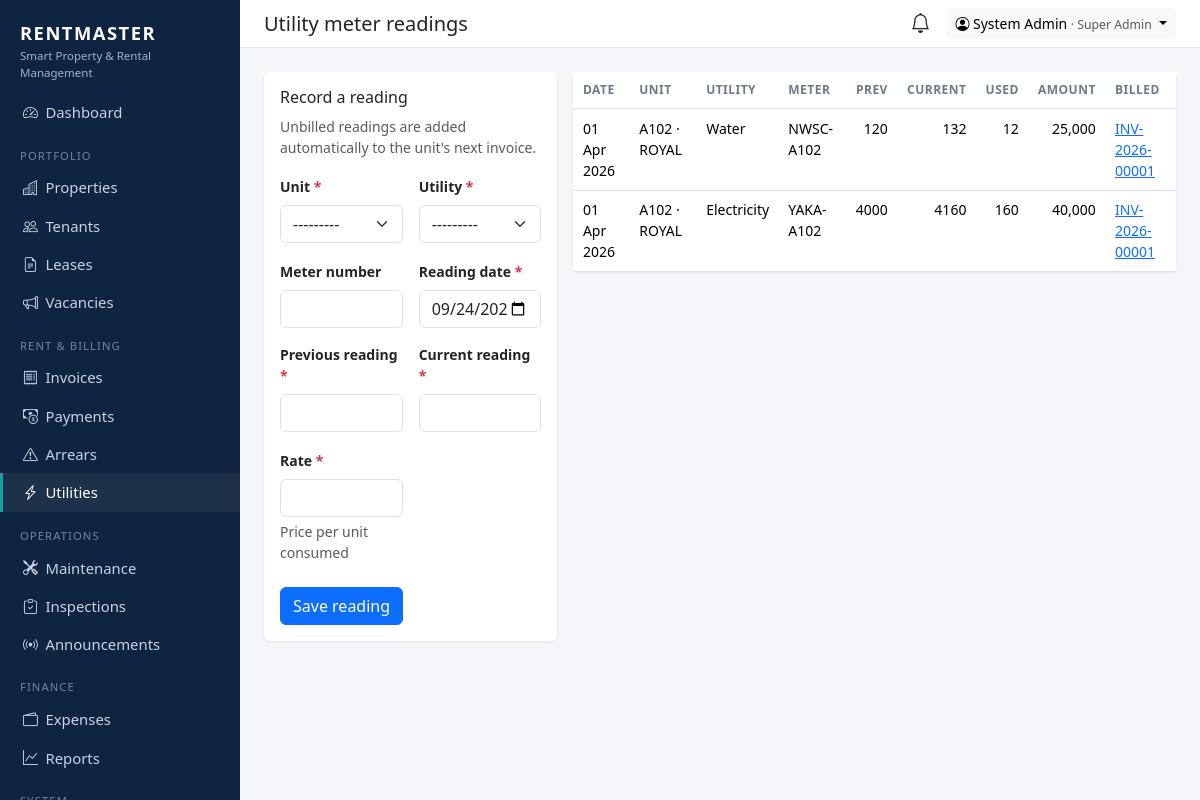
The page /billing/utilities/ (signed in) on the database its author committed.
### apps/accounts/models.py (models this page shows, shortened)
class User(AbstractUser):
    role = models.CharField(max_length=20, choices=Role.choices, default=Role.TENANT)
    phone = models.CharField(max_length=20, blank=True)
    totp_secret = models.CharField(max_length=64, blank=True, editable=False)
    totp_enabled = models.BooleanField("Two-factor authentication", default=False, editable=False)
    def __str__(self):
        return self.get_full_name() or self.username

### apps/billing/models.py (models this page shows, shortened)
class UtilityReading(models.Model):
    class Utility(models.TextChoices):
        ELECTRICITY = "ELECTRICITY", "Electricity"
        WATER = "WATER", "Water"
    unit = models.ForeignKey(Unit, on_delete=models.CASCADE, related_name="utility_readings")
    utility = models.CharField(max_length=15, choices=Utility.choices)
    meter_number = models.CharField(max_length=40, blank=True)
    reading_date = models.DateField(default=date.today)
    previous_reading = models.DecimalField(max_digits=12, decimal_places=2)
    current_reading = models.DecimalField(max_digits=12, decimal_places=2)
    rate = models.DecimalField(max_digits=10, decimal_places=2, help_text="Price per unit consumed")
    invoice_item = models.OneToOneField(InvoiceItem, null=True, blank=True, on_delete=models.SET_NULL, editable=False)
    recorded_by = models.ForeignKey(settings.AUTH_USER_MODEL, null=True, on_delete=models.SET_NULL, editable=False)
    class Meta:
        ordering = ["-reading_date"]
    @property
    def consumption(self):
        return self.current_reading - self.previous_reading
    @property
    def amount(self):
        return (self.consumption * self.rate).quantize(Decimal("1"))
    @property
    def is_billed(self):
        return self.invoice_item_id is not None

class InvoiceItem(models.Model):
    invoice = models.ForeignKey(Invoice, on_delete=models.CASCADE, related_name="items")
    category = models.CharField(max_length=15, choices=ChargeCategory.choices)
    description = models.CharField(max_length=200)
    amount = models.DecimalField(max_digits=12, decimal_places=0)

class Invoice(models.Model):
    class Status(models.TextChoices):
        UNPAID = "UNPAID", "Unpaid"
        PARTIAL = "PARTIAL", "Partially paid"
        PAID = "PAID", "Paid"
        CANCELLED = "CANCELLED", "Cancelled"
    number = models.CharField(max_length=30, unique=True, editable=False)
    lease = models.ForeignKey(Lease, on_delete=models.PROTECT, related_name="invoices")
    period_start = models.DateField()
    period_end = models.DateField()
    issue_date = models.DateField(default=date.today)
    due_date = models.DateField()
    total = models.DecimalField(max_digits=12, decimal_places=0, default=0, editable=False)
    amount_paid = models.DecimalField(max_digits=12, decimal_places=0, default=0, editable=False)
    status = models.CharField(max_length=10, choices=Status.choices, default=Status.UNPAID)
    notes = models.TextField(blank=True)
    created_at = models.DateTimeField(auto_now_add=True)
    class Meta:
        ordering = ["-issue_date", "-number"]
        constraints = [
            models.UniqueConstraint(
                fields=["lease", "period_start"],
                condition=~models.Q(status="CANCELLED"),
                name="one_live_invoice_per_lease_period",
            )
        ]

### apps/properties/models.py (models this page shows, shortened)
class Unit(models.Model):
    class Type(models.TextChoices):
        SINGLE = "SINGLE", "Single room"
        DOUBLE = "DOUBLE", "Double room"
        STUDIO = "STUDIO", "Studio"
        ONE_BED = "1BR", "1 bedroom"
        TWO_BED = "2BR", "2 bedroom"
        THREE_BED = "3BR", "3 bedroom"
        SHOP = "SHOP", "Shop"
        OFFICE = "OFFICE", "Office"
    class Status(models.TextChoices):
        AVAILABLE = "AVAILABLE", "Available"
        RESERVED = "RESERVED", "Reserved"
        OCCUPIED = "OCCUPIED", "Occupied"
        MAINTENANCE = "MAINTENANCE", "Under maintenance"
        VACANT = "VACANT", "Vacant"
    building = models.ForeignKey(Building, on_delete=models.CASCADE, related_name="units")
    number = models.CharField(max_length=20)
    unit_type = models.CharField(max_length=10, choices=Type.choices, default=Type.ONE_BED)
    monthly_rent = models.DecimalField(max_digits=12, decimal_places=0)
    security_deposit = models.DecimalField(max_digits=12, decimal_places=0, default=0)
    status = models.CharField(max_length=15, choices=Status.choices, default=Status.AVAILABLE)
    electricity_meter = models.CharField(max_length=40, blank=True)
    water_meter = models.CharField(max_length=40, blank=True)
    photo = models.FileField(upload_to="units/", blank=True, validators=[IMAGE_EXTS])
    notes = models.TextField(blank=True)
    class Meta:
        ordering = ["building", "number"]
        unique_together = [("building", "number")]
    def __str__(self):
        return f"{self.number} ({self.building.property.name})"
    property = property(lambda self: self.building.property)

class Building(models.Model):
    property = models.ForeignKey(Property, on_delete=models.CASCADE, related_name="buildings")
    name = models.CharField(max_length=100, help_text="e.g. Block A")
    floors = models.PositiveSmallIntegerField(default=1)
    class Meta:
        ordering = ["property", "name"]
        unique_together = [("property", "name")]

class Property(models.Model):
    class Type(models.TextChoices):
        APARTMENT = "APARTMENT", "Apartment block"
        HOUSE = "HOUSE", "Houses / estate"
        COMMERCIAL = "COMMERCIAL", "Commercial"
        MIXED = "MIXED", "Mixed use"
        HOSTEL = "HOSTEL", "Hostel"
    class Status(models.TextChoices):
        ACTIVE = "ACTIVE", "Active"
        INACTIVE = "INACTIVE", "Inactive"
        UNDER_CONSTRUCTION = "UNDER_CONSTRUCTION", "Under construction"
    name = models.CharField(max_length=150)
    code = models.CharField(max_length=20, unique=True, help_text="Short code, e.g. ROYAL")
    property_type = models.CharField(max_length=20, choices=Type.choices, default=Type.APARTMENT)
    location = models.CharField(max_length=200)
    latitude = models.DecimalField(max_digits=9, decimal_places=6, null=True, blank=True)
    longitude = models.DecimalField(max_digits=9, decimal_places=6, null=True, blank=True)
    owner = models.ForeignKey(
        settings.AUTH_USER_MODEL, on_delete=models.PROTECT, related_name="owned_properties",
        limit_choices_to={"role": "OWNER"},
    )
    managers = models.ManyToManyField(
        settings.AUTH_USER_MODEL, blank=True, related_name="managed_properties",
        limit_choices_to={"role__in": ["MANAGER", "CARETAKER"]},
        help_text="Managers and caretakers who can work on this property.",
    )
    photo = models.FileField(upload_to="properties/", blank=True, validators=[IMAGE_EXTS])
    status = models.CharField(max_length=20, choices=Status.choices, default=Status.ACTIVE)
    notes = models.TextField(blank=True)
    created_at = models.DateTimeField(auto_now_add=True)
    class Meta:
        ordering = ["name"]
        verbose_name_plural = "properties"

### apps/billing/views.py (the view, shortened to what this page needs)
# urls.py: path("utilities/", views.utility_list, name="utility_list"),
@role_required(*UTILITY_ROLES)
def utility_list(request):
    readings = UtilityReading.objects.filter(unit__in=units_for(request.user)).select_related("unit__building__property", "invoice_item__invoice")
    form = UtilityReadingForm(request.POST or None, user=request.user)
    return render(request, "billing/utility_list.html", {"readings": readings[:300], "form": form})

### apps/billing/forms.py (shortened to what this page needs)
class UtilityReadingForm(BootstrapFormMixin, forms.ModelForm):
    class Meta:
        model = UtilityReading
        fields = ["unit", "utility", "meter_number", "reading_date", "previous_reading", "current_reading", "rate"]
        widgets = {"reading_date": DateInput()}
    def __init__(self, *args, user=None, **kwargs):
        super().__init__(*args, **kwargs)
        self.fields["unit"].queryset = units_for(user).select_related("building__property")

### apps/accounts/permissions.py (called while the page is built)
def role_required(*roles):
    def decorator(view):
        @wraps(view)
        def wrapped(request, *args, **kwargs):
            if not request.user.is_authenticated:
                from django.contrib.auth.views import redirect_to_login
                return redirect_to_login(request.get_full_path())
            if request.user.role not in roles:
                raise PermissionDenied
            return view(request, *args, **kwargs)
        return wrapped
    return decorator

### apps/core/scoping.py (called while the page is built)
def properties_for(user):
    from apps.properties.models import Property
    qs = Property.objects.all()
    if user.role in ALL_ACCESS:
        return qs
    if user.role == Role.OWNER:
        return qs.filter(owner=user)
    if user.role in (Role.MANAGER, Role.CARETAKER):
        return qs.filter(managers=user)
    return qs.none()

def units_for(user):
    from apps.properties.models import Unit
    if user.role == Role.TENANT:
        return Unit.objects.filter(leases__tenant__user=user, leases__status="ACTIVE").distinct()
    return Unit.objects.filter(building__property__in=properties_for(user))

### apps/core/templatetags/rm.py (called while the page is built)
@register.filter
def num(value):
    try:
        return f"{int(value or 0):,}"
    except (TypeError, ValueError):
        return value

### templates/billing/utility_list.html (shortened to what this page needs)
{% extends "base.html" %}{% load rm %}
{% block heading %}Utility meter readings{% endblock %}
{% block content %}
<div class="row g-3">
  <div class="col-lg-4"><div class="card"><div class="card-body">
    <h2 class="h6">Record a reading</h2>
    <p class="small text-muted">Unbilled readings are added automatically to the unit's next invoice.</p>
    {% include "partials/form_fields.html" with submit_label="Save reading" action=request.path %}
  </div></div></div>
  <div class="col-lg-8"><div class="card"><div class="card-body p-0">
    <table class="table table-sm table-hover mb-0 small">
      <thead><tr><th>Date</th><th>Unit</th><th>Utility</th><th>Meter</th><th class="text-end">Prev</th><th class="text-end">Current</th><th class="text-end">Used</th><th class="text-end">Amount</th><th>Billed</th></tr></thead>
      {% for r in readings %}
        <tr><td>{{ r.reading_date|date:"d M Y" }}</td><td>{{ r.unit.number }} · {{ r.unit.building.property.code }}</td><td>{{ r.get_utility_display }}</td><td>{{ r.meter_number }}</td>
          <td class="text-end">{{ r.previous_reading|floatformat:"-2" }}</td><td class="text-end">{{ r.current_reading|floatformat:"-2" }}</td><td class="text-end">{{ r.consumption|floatformat:"-2" }}</td>
          <td class="text-end">{{ r.amount|num }}</td>
          <td>{% if r.is_billed %}<a href="{% url 'billing:invoice_detail' r.invoice_item.invoice.pk %}">{{ r.invoice_item.invoice.number }}</a>{% else %}<span class="text-warning">pending</span>{% endif %}</td></tr>
      {% empty %}<tr><td colspan="9" class="text-muted p-3">No readings yet.</td></tr>{% endfor %}
    </table>
  </div></div></div>
</div>
{% endblock %}

### templates/base.html (shortened to what this page needs)
<!doctype html>
<html lang="en">
<head>
  <link href="https://cdn.jsdelivr.net/npm/bootstrap@5.3.3/dist/css/bootstrap.min.css" rel="stylesheet">
  <link href="https://cdn.jsdelivr.net/npm/bootstrap-icons@1.11.3/font/bootstrap-icons.min.css" rel="stylesheet">
</head>
<body>
{% if user.is_authenticated %}
{% with p=request.path %}
<nav class="rm-sidebar">
  <div class="brand">RENTMASTER<small>Smart Property &amp; Rental Management</small></div>
  <ul class="nav flex-column mt-2">
    <li><a class="nav-link {% if p == '/' %}active{% endif %}" href="{% url 'dashboard' %}"><i class="bi bi-speedometer2"></i>Dashboard</a></li>
    {% if nav.properties %}
    <li class="section">Portfolio</li>
    <li><a class="nav-link {% if '/properties/' in p %}active{% endif %}" href="{% url 'properties:list' %}"><i class="bi bi-buildings"></i>Properties</a></li>
    <li><a class="nav-link {% if p == '/tenants/' or '/tenants/new' in p %}active{% endif %}" href="{% url 'tenants:list' %}"><i class="bi bi-people"></i>Tenants</a></li>
    <li><a class="nav-link {% if '/leases/' in p %}active{% endif %}" href="{% url 'tenants:lease_list' %}"><i class="bi bi-file-earmark-text"></i>Leases</a></li>
    {% endif %}
    {% if nav.vacancies %}<li><a class="nav-link {% if '/vacancies/' in p %}active{% endif %}" href="{% url 'vacancies:listing_list' %}"><i class="bi bi-megaphone"></i>Vacancies</a></li>{% endif %}
    {% if nav.billing %}
    <li class="section">{% if nav.is_tenant %}My account{% else %}Rent &amp; billing{% endif %}</li>
    <li><a class="nav-link {% if '/invoices/' in p %}active{% endif %}" href="{% url 'billing:invoice_list' %}"><i class="bi bi-receipt"></i>Invoices</a></li>
    <li><a class="nav-link {% if '/payments/' in p %}active{% endif %}" href="{% url 'billing:payment_list' %}"><i class="bi bi-cash-coin"></i>Payments</a></li>
    {% endif %}
    {% if nav.arrears %}<li><a class="nav-link {% if '/arrears/' in p %}active{% endif %}" href="{% url 'billing:arrears' %}"><i class="bi bi-exclamation-triangle"></i>Arrears</a></li>{% endif %}
    {% if nav.utilities %}<li><a class="nav-link {% if '/utilities/' in p %}active{% endif %}" href="{% url 'billing:utility_list' %}"><i class="bi bi-lightning-charge"></i>Utilities</a></li>{% endif %}
    <li class="section">Operations</li>
    <li><a class="nav-link {% if '/maintenance/' in p %}active{% endif %}" href="{% url 'maintenance:list' %}"><i class="bi bi-tools"></i>Maintenance</a></li>
    {% if nav.inspections %}<li><a class="nav-link {% if '/inspections/' in p %}active{% endif %}" href="{% url 'inspections:list' %}"><i class="bi bi-clipboard-check"></i>Inspections</a></li>{% endif %}
    {% if nav.announce %}<li><a class="nav-link {% if '/announcements/' in p %}active{% endif %}" href="{% url 'announcement' %}"><i class="bi bi-broadcast"></i>Announcements</a></li>{% endif %}
    {% if nav.finance %}
    <li class="section">Finance</li>
    <li><a class="nav-link {% if '/expenses/' in p %}active{% endif %}" href="{% url 'finance:expense_list' %}"><i class="bi bi-wallet2"></i>Expenses</a></li>
    <li><a class="nav-link {% if '/reports/' in p %}active{% endif %}" href="{% url 'finance:report' %}"><i class="bi bi-graph-up"></i>Reports</a></li>
    {% endif %}
    {% if nav.audit or nav.admin %}<li class="section">System</li>{% endif %}
  </ul>
</nav>
<div class="rm-main">
  <div class="rm-topbar d-flex align-items-center justify-content-between px-4 py-2 no-print">
    <h1 class="h5 mb-0">{% block heading %}{% endblock %}</h1>
    <div class="d-flex align-items-center gap-3">
      <a href="{% url 'notifications' %}" class="position-relative text-body" title="Notifications">
        <i class="bi bi-bell fs-5"></i>
      </a>
      <div class="dropdown">
        <button class="btn btn-sm btn-light dropdown-toggle" data-bs-toggle="dropdown">
          <i class="bi bi-person-circle"></i> {{ user }} <span class="text-muted small">· {{ user.get_role_display }}</span>
        </button>
      </div>
    </div>
  </div>
  <main class="p-4">
    {% block content %}{% endblock %}
  </main>
</div>
{% endwith %}
{% else %}
  {% block public %}{% endblock %}
{% endif %}
</body>
</html>

### templates/base.html (style rules this page uses)
:root { --rm-navy: #0f2440; --rm-accent: #18a0a0; }
body { background: #f4f6f9; }
.rm-sidebar { background: var(--rm-navy); min-height: 100vh; width: 240px; position: fixed; top: 0; left: 0; overflow-y: auto; z-index: 1030; }
.rm-sidebar .brand { color: #fff; font-weight: 800; letter-spacing: .08em; padding: 1.2rem 1.25rem .25rem; font-size: 1.15rem; }
.rm-sidebar .brand small { display:block; font-weight: 400; letter-spacing: 0; color: #9fb3c8; font-size: .72rem; }
.rm-sidebar .nav-link { color: #c7d3e0; padding: .5rem 1.25rem; border-left: 3px solid transparent; font-size: .93rem; }
.rm-sidebar .nav-link i { width: 1.4rem; display: inline-block; }
.rm-sidebar .nav-link:hover, .rm-sidebar .nav-link.active { color: #fff; background: rgba(255,255,255,.06); border-left-color: var(--rm-accent); }
.rm-sidebar .section { color: #6f86a0; font-size: .7rem; text-transform: uppercase; letter-spacing: .1em; padding: 1rem 1.25rem .25rem; }
.rm-main { margin-left: 240px; }
.rm-topbar { background: #fff; border-bottom: 1px solid #e3e8ef; }
.card { border: 0; box-shadow: 0 1px 3px rgba(15,36,64,.08); }
.table > :not(caption) > * > * { padding: .55rem .6rem; }
.table thead th { font-size: .75rem; text-transform: uppercase; color: #6c7a89; letter-spacing: .04em; }

### rows shown on the page
User: first_name+last_name "System Admin", role "Super Admin"
UtilityReading: reading_date "01 Apr 2026", unit.number "A102", unit.building.property.code "ROYAL", utility "Water", meter_number "NWSC-A102", previous_reading "120", current_reading "132", consumption "12", amount|num "25,000", invoice_item.invoice.number "INV-2026-00001"
UtilityReading: reading_date "01 Apr 2026", unit.number "A102", unit.building.property.code "ROYAL", utility "Electricity", meter_number "YAKA-A102", previous_reading "4000", current_reading "4160", consumption "160", amount|num "40,000", invoice_item.invoice.number "INV-2026-00001"

### other values the page prints
{{ field.label }} "Unit" "Utility" "Meter number" "Reading date" "Previous reading" "Current reading" "Rate"
{{ field.help_text|safe }} "Price per unit consumed"
{{ submit_label|default:"Save" }} "Save reading"
